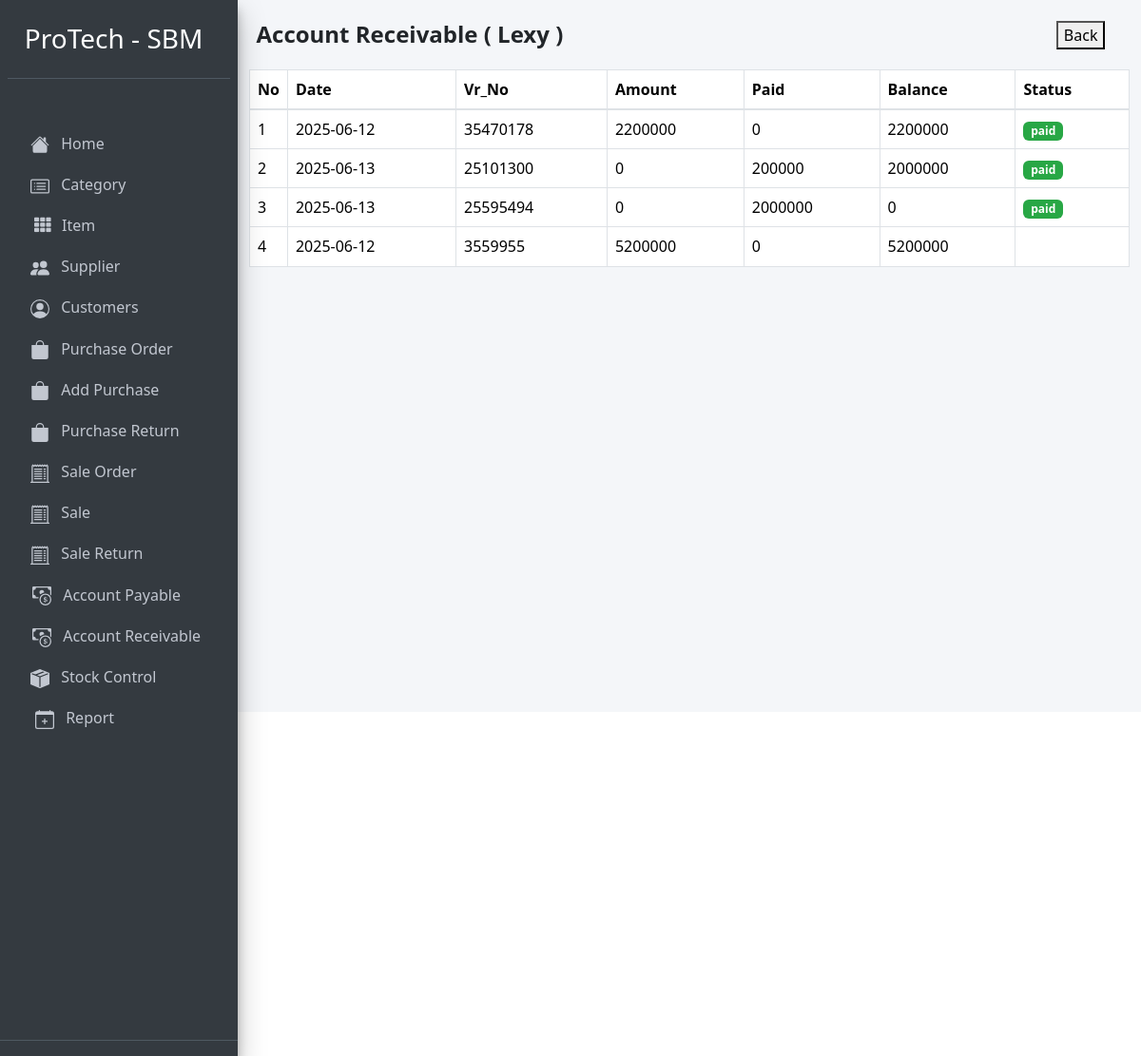
Before: /account_receivable_detail.php?customer_id=1005 with the older database file.
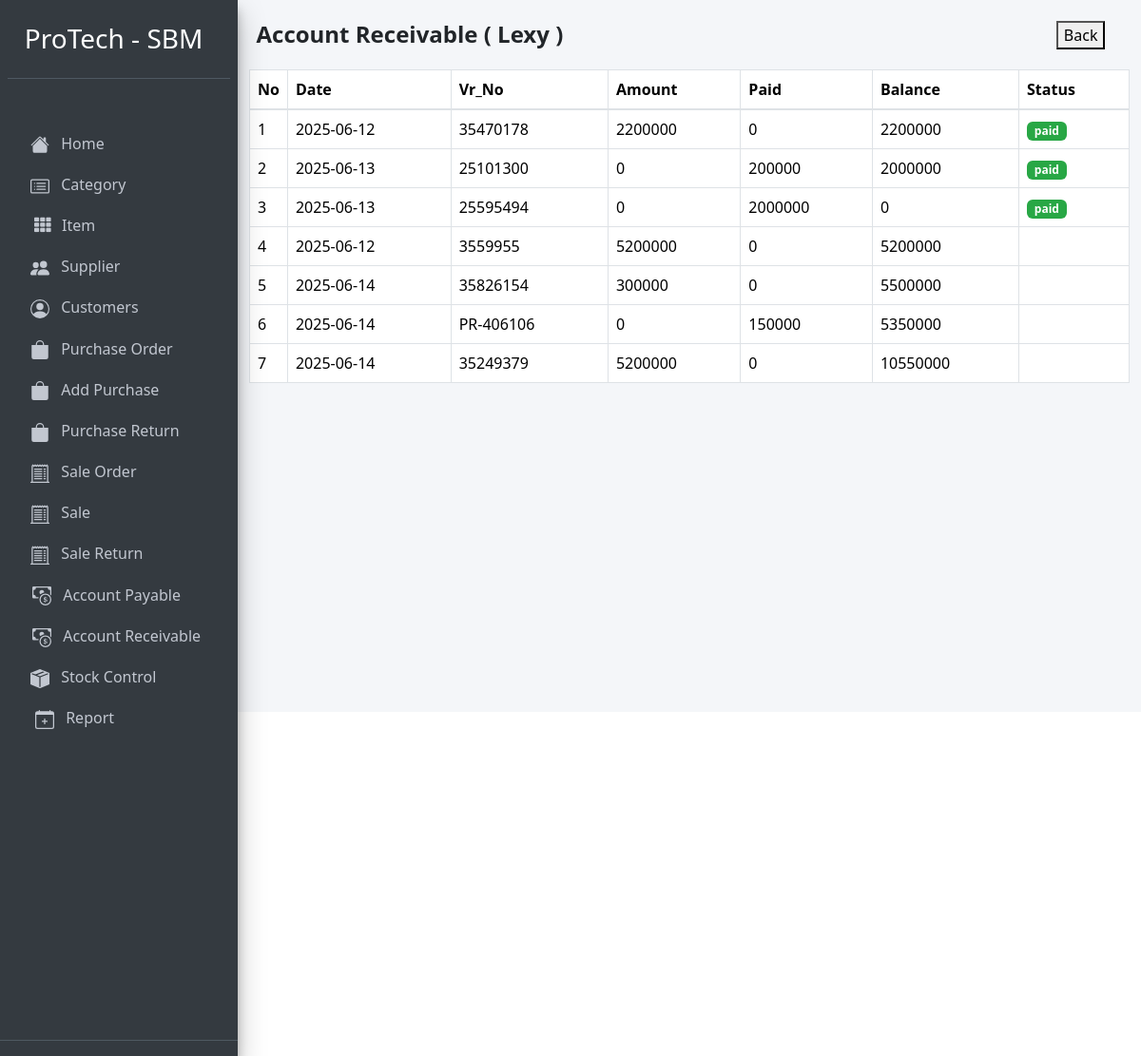
After: the same page with the newer database file.
### tables this page shows
CREATE TABLE `receivable` (
  `id` int(11) NOT NULL,
  `date` date NOT NULL,
  `vr_no` varchar(255) NOT NULL,
  `customer_id` varchar(255) NOT NULL,
  `amount` int(11) NOT NULL,
  `paid` int(11) NOT NULL,
  `balance` int(11) NOT NULL,
  `sale_id` int(11) NOT NULL,
  `asc_id` int(11) NOT NULL,
  `group_id` int(11) NOT NULL,
  `status` varchar(100) NOT NULL
);

### account_receivable_detail.php (the view, shortened to what this page needs)
<?php
require '../Config/config.php';
  ?>
  <?php include 'header.php'; ?>
<?php
    $customer_id = $_GET['customer_id'];
    $receivablestmt = $pdo->prepare("SELECT * FROM receivable WHERE customer_id='$customer_id' ORDER BY asc_id");
    $receivablestmt->execute();
    $receivabledata = $receivablestmt->fetchAll();
    $customerstmt = $pdo->prepare("SELECT * FROM customer WHERE customer_id='$customer_id'");
    $customerstmt->execute();
    $customer = $customerstmt->fetch(PDO::FETCH_ASSOC);
 ?>
<div class="container">
  <div class="d-flex" style="margin-top:-17px;">
    <h4 class="col-11"><b>Account Receivable ( <?php echo $customer['customer_name']; ?> )</b></h4>
    <a href="account_receivable.php"><button class="">Back</button></a>
  </div>
  <div class="outer" style="margin-top:-10px;">
    <table class="table table-bordered mt-4 table-hover">
      <thead>
        <tr>
          <th style="width: 10px">No</th>
          <th>Date</th>
          <th>Vr_No</th>
          <th>Amount</th>
          <th>Paid</th>
          <th>Balance</th>
          <th>Status</th>
        </tr>
      </thead>
      <tbody>
        <?php
          if ($receivabledata) {
            $id = 1;
            foreach ($receivabledata as $value) {
         ?>
        <tr data-bs-toggle="modal" data-bs-target="#myModal<?php echo $value['id']; ?>">
          <td><?php echo $id; ?></td>
          <td><?php echo $value['date'];?></td>
          <td><?php echo $value['vr_no'];?></td>
          <td><?php echo $value['amount'];?></td>
          <td><?php echo $value['paid'];?></td>
          <td><?php echo $value['balance'];?></td>
          <td><span class="badge <?php if($value['status'] == 'paid'){ echo "badge-success"; }elseif($value['status'] == 'pending'){ echo "badge-primary"; } ?>"><?php echo $value['status'];?></span></td>
        </tr>
            <?php
             $id++;
            }
          }
         ?>
      </tbody>
    </table>
  </div>
</div>

Changed rows visible on the page:
changed receivable (number 4 of 7 on the later page): status "0" → empty (drawn)
added receivable: date "2025-06-14", vr_no "35826154", amount "300000", paid "0", balance "5500000"
added receivable: date "2025-06-14", vr_no "PR-406106", amount "0", paid "150000", balance "5350000"
added receivable: date "2025-06-14", vr_no "35249379", amount "5200000", paid "0", balance "10550000"
